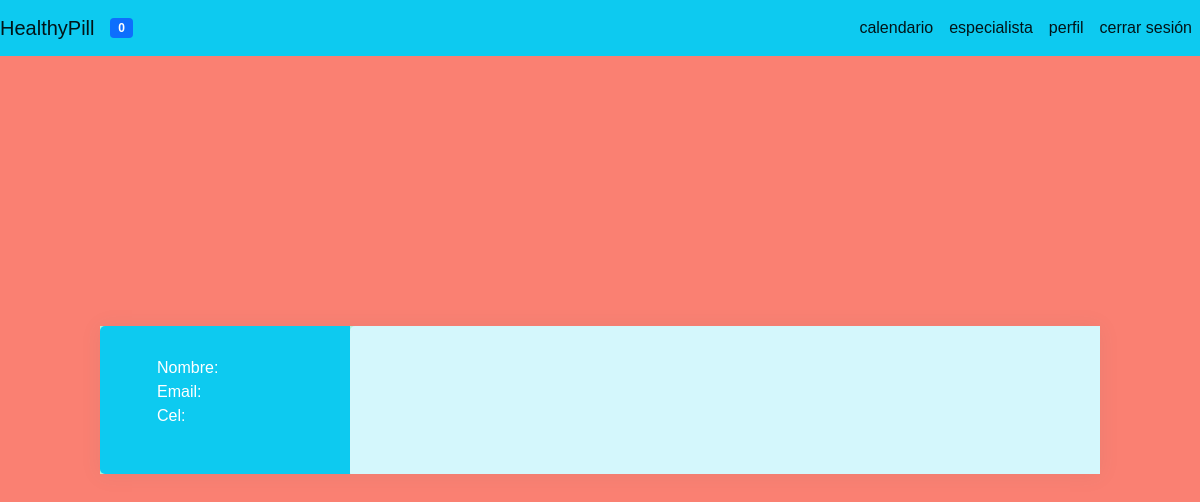
/base/especialistas/ (signed in), run on an earlier commit of the app's database.
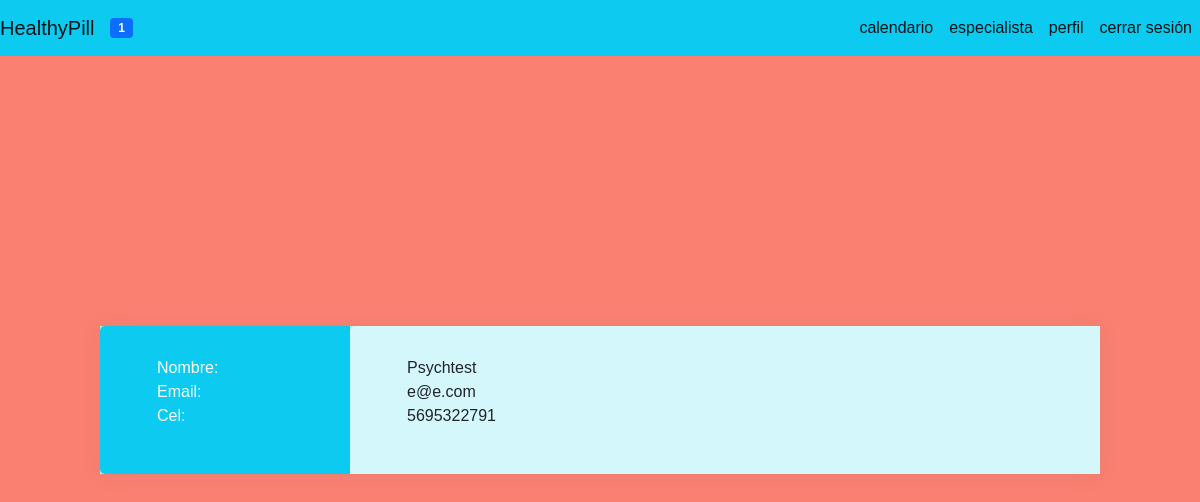
And on a later commit of the database.
### HealthyPillApp/models.py (models this page shows, shortened)
class UserProfile(AbstractBaseUser, PermissionsMixin):
    username = models.CharField(max_length=255, unique=True)
    email = models.EmailField(max_length=255, unique=True)
    phone = models.CharField(max_length=12)
    is_active = models.BooleanField(default=True)
    is_staff = models.BooleanField(default=False)
    is_pacient = models.BooleanField(default=True)
    is_specialist = models.BooleanField(default=False)
    objects = UserProfileManager()
    USERNAME_FIELD = 'username'
    REQUIRED_FIELDS = ['email']

### HealthyPillApp/views.py (the view)
# urls.py: path('especialistas/', especialistas, name='especialistas'),
def especialistas(request):
    users = UserProfile.objects.all()
    return render(request, "HealthyPillApp/ContactosEspecialistas.html", {'users' : users})

### HealthyPillApp/templatetags/custom_tags.py (called while the page is built)
@register.inclusion_tag('HealthyPillApp/show_notifications.html', takes_context=True)
def show_notifications(context):
    request_user = context['request'].user
    notifications = Notification.objects.filter(to_user=request_user).exclude(user_has_seen=True).order_by('-date')
    return {'notifications' : notifications}

### HealthyPillApp/templates/HealthyPillApp/ContactosEspecialistas.html (shortened to what this page needs)
{% extends 'HealthyPillApp/Base.html'%}
{% block content%}
    <head>
        <link rel='stylesheet' href='https://use.fontawesome.com/releases/v5.6.3/css/all.css'>
    </head>
    <body>
        <div class='wrapper'>
            <div class='left'>
                <ul>
                    <li>Nombre:</li>
                    <li>Email:</li>
                    <li>Cel:</li>
                </ul>
            </div>
            <div class='right'>
            {% for user in users %}
                {% if user.is_specialist%}
                    <ul>
                        <li>{{user.username}}</li>
                        <li>{{user.email}}</li>
                        <li>{{user.phone}}</li>
                    </ul>
                {% endif %}
            {% endfor %}
            </div>
        </div>
    </body>
{% endblock %}

What changed in the data, as far as the page shows it:
now on this page (row edited): UserProfile: username "Psychtest", email "e@e.com", phone "5695322791"
Also different on the page:
{{ notifications.count }}: "0" → "1"
